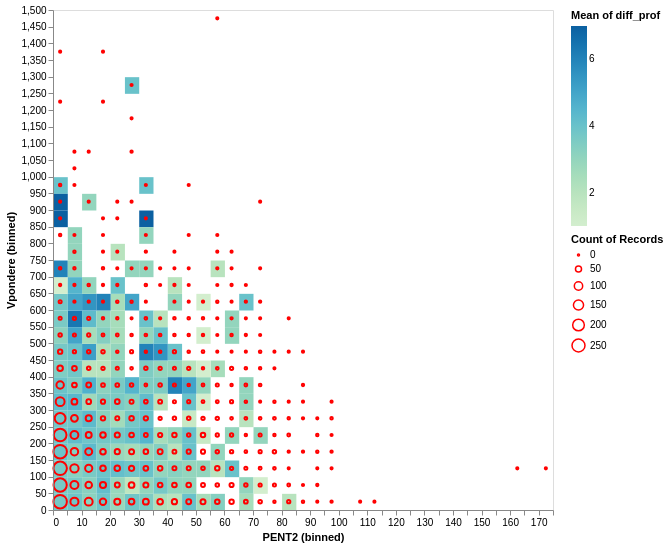

Source (notebook cell):
### Markdown cell above
##### Question 6

### Code cell
bins = 50
df_eco_2015_V['diff_prof'] = df_eco_2015_V.PROF2 - df_eco_2015_V.PROF1
points = altair.Chart(df_eco_2015_V).mark_circle(filled=False, color='red').encode(
    altair.X('PENT2', type='quantitative').bin(maxbins=bins),
    altair.Y('Vpondere', type='quantitative').bin(maxbins=bins),
    altair.Size("count()")
).properties(
    width=500,
    height=500
)

heatmap = altair.Chart(df_eco_2015_V).mark_rect().encode(
    altair.X('PENT2', type='quantitative').bin(maxbins=bins),
    altair.Y('Vpondere', type='quantitative').bin(maxbins=bins),
    altair.Color("mean(diff_prof)").scale(scheme="greenblue")
).properties(
    width=500,
    height=500
)

heatmap + points

### Figure 1 — Vega specification as saved in the notebook (floating-point values rounded to 4 significant figures; data arrays with more than 128 entries replaced by an {"elided": "..."} marker saying what was removed)
{"$schema": "https://vega.github.io/schema/vega/v6.json", "data": [{"name": "source_0"}, {"name": "data_0", "values": {"elided": "161 records"}}, {"name": "data_1", "values": {"elided": "296 records"}}, {"name": "data_0_color_domain_mean_diff_prof", "values": [{"min": 1.0, "max": 7.0}]}, {"name": "data_1_size_domain___count", "values": [{"min": 1, "max": 274}]}], "signals": [{"name": "layer_1_bin_maxbins_50_Vpondere_bins", "value": {"fields": ["Vpondere"], "fname": "bin_Vpondere", "start": 0.0, "step": 50.0, "stop": 1500.0}}, {"name": "layer_1_bin_maxbins_50_PENT2_bins", "value": {"fields": ["PENT2"], "fname": "bin_PENT2", "start": 0.0, "step": 5.0, "stop": 175.0}}], "marks": [{"type": "rect", "name": "layer_0_marks", "from": {"data": "data_0"}, "encode": {"update": {"y": {"field": "bin_maxbins_50_Vpondere_end", "scale": "y", "offset": {"signal": "0.5 + (abs(scale(\"y\", datum[\"bin_maxbins_50_Vpondere_end\"]) - scale(\"y\", datum[\"bin_maxbins_50_Vpondere\"])) < 0.25 ? -0.5 * (0.25 - (abs(scale(\"y\", datum[\"bin_maxbins_50_Vpondere_end\"]) - scale(\"y\", datum[\"bin_maxbins_50_Vpondere\"])))) : 0)"}}, "fill": {"field": "mean_diff_prof", "scale": "color"}, "x": {"field": "bin_maxbins_50_PENT2_end", "scale": "x", "offset": {"signal": "0.5 + (abs(scale(\"x\", datum[\"bin_maxbins_50_PENT2_end\"]) - scale(\"x\", datum[\"bin_maxbins_50_PENT2\"])) < 0.25 ? 0.5 * (0.25 - (abs(scale(\"x\", datum[\"bin_maxbins_50_PENT2_end\"]) - scale(\"x\", datum[\"bin_maxbins_50_PENT2\"])))) : 0)"}}, "y2": {"field": "bin_maxbins_50_Vpondere", "scale": "y", "offset": {"signal": "0.5 + (abs(scale(\"y\", datum[\"bin_maxbins_50_Vpondere_end\"]) - scale(\"y\", datum[\"bin_maxbins_50_Vpondere\"])) < 0.25 ? 0.5 * (0.25 - (abs(scale(\"y\", datum[\"bin_maxbins_50_Vpondere_end\"]) - scale(\"y\", datum[\"bin_maxbins_50_Vpondere\"])))) : 0)"}}, "x2": {"field": "bin_maxbins_50_PENT2", "scale": "x", "offset": {"signal": "0.5 + (abs(scale(\"x\", datum[\"bin_maxbins_50_PENT2_end\"]) - scale(\"x\", datum[\"bin_maxbins_50_PENT2\"])) < 0.25 ? -0.5 * (0.25 - (abs(scale(\"x\", datum[\"bin_maxbins_50_PENT2_end\"]) - scale(\"x\", datum[\"bin_maxbins_50_PENT2\"])))) : 0)"}}}}, "style": ["rect"]}, {"type": "symbol", "name": "layer_1_marks", "from": {"data": "data_1"}, "encode": {"update": {"fill": {"value": "transparent"}, "stroke": {"value": "red"}, "x": {"signal": "scale(\"x\", 0.5 * datum[\"bin_maxbins_50_PENT2\"] + 0.5 * datum[\"bin_maxbins_50_PENT2_end\"])"}, "y": {"signal": "scale(\"y\", 0.5 * datum[\"bin_maxbins_50_Vpondere\"] + 0.5 * datum[\"bin_maxbins_50_Vpondere_end\"])"}, "size": {"field": "__count", "scale": "size"}, "shape": {"value": "circle"}}}, "style": ["circle"]}], "scales": [{"name": "x", "type": "linear", "domain": {"signal": "[layer_1_bin_maxbins_50_PENT2_bins.start, layer_1_bin_maxbins_50_PENT2_bins.stop]"}, "range": [0, {"signal": "width"}], "bins": {"signal": "layer_1_bin_maxbins_50_PENT2_bins"}, "zero": false}, {"name": "y", "type": "linear", "domain": {"signal": "[layer_1_bin_maxbins_50_Vpondere_bins.start, layer_1_bin_maxbins_50_Vpondere_bins.stop]"}, "range": [{"signal": "height"}, 0], "bins": {"signal": "layer_1_bin_maxbins_50_Vpondere_bins"}, "zero": false}, {"name": "color", "type": "linear", "domain": [{"signal": "(data(\"data_0_color_domain_mean_diff_prof\")[0] || {}).min"}, {"signal": "(data(\"data_0_color_domain_mean_diff_prof\")[0] || {}).max"}], "range": {"scheme": "greenblue"}, "interpolate": "hcl", "zero": false}, {"name": "size", "type": "linear", "domain": [{"signal": "(data(\"data_1_size_domain___count\")[0] || {}).min"}, {"signal": "(data(\"data_1_size_domain___count\")[0] || {}).max"}], "range": [4, {"signal": "pow(0.95 * min(width / ((layer_1_bin_maxbins_50_PENT2_bins.stop - layer_1_bin_maxbins_50_PENT2_bins.start) / layer_1_bin_maxbins_50_PENT2_bins.step), height / ((layer_1_bin_maxbins_50_Vpondere_bins.stop - layer_1_bin_maxbins_50_Vpondere_bins.start) / layer_1_bin_maxbins_50_Vpondere_bins.step)), 2)"}], "zero": true}], "axes": [{"scale": "x", "grid": false, "tickCount": {"signal": "ceil(width/10)"}, "orient": "bottom", "zindex": 1, "labelFlush": true, "labelOverlap": true, "title": "PENT2 (binned)"}, {"scale": "y", "grid": false, "labelOverlap": true, "tickCount": {"signal": "ceil(height/10)"}, "orient": "left", "title": "Vpondere (binned)", "zindex": 1}], "width": 500, "style": "cell", "height": 500, "padding": 5, "background": "white", "legends": [{"fill": "color", "gradientLength": {"signal": "clamp(height, 64, 200)"}, "title": "Mean of diff_prof"}, {"size": "size", "symbolType": "circle", "title": "Count of Records", "encode": {"symbols": {"update": {"fill": {"value": "transparent"}, "stroke": {"value": "red"}}}}}]}
